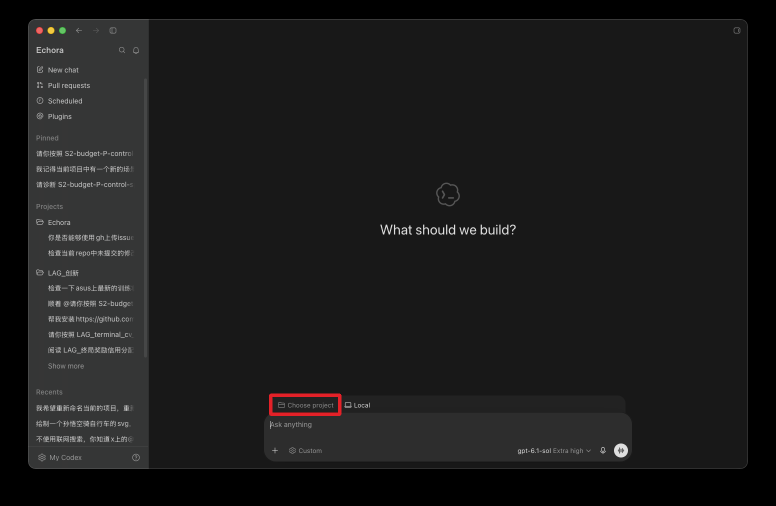
#> input picture artifacts/issue-15/choose-project-unresponsive.png, 1552 x 1012 px (shown at 1/2 size)
$ python -i compare_p0_components.py   (imports and definitions only)
#> lines starting #> are read from the running program, lines starting #| are printed output that depends on the picture
#!/usr/bin/env python3
"""P0 component pixel gate: reference ChatGPT captures vs native GPUI captures.

The reference captures come from the dedicated debug instance at the same
logical viewport (1440x900, DPR 1). The native capture bundle writes Retina
screenshots at 2x, so each pair goes through one documented normalization step
(area-average 2x -> 1x BOX downscale) before fixed component rectangles are
compared. No crop is ever rescaled, translated, or searched to improve a score:
the gate score is always the fixed rectangle, and a best-offset value is
reported next to it purely as diagnostic evidence.

Usage:
    python3 scripts/p0/compare_p0_components.py --output artifacts/p0-stage/diff
"""

from __future__ import annotations

import argparse
import json
from dataclasses import dataclass, field
from pathlib import Path

import numpy as np
from PIL import Image


ROOT = Path(__file__).resolve().parents[2]
THRESHOLD = 99.0
LOGICAL_SIZE = (1440, 900)


@dataclass(frozen=True)
class Case:
    name: str
    theme: str
    reference: Path
    actual: Path
    # Fixed rectangles in logical pixels, taken from the reference DOM
    # measurement for this state (see artifacts/p0-stage/reference/<theme>/
    # measurements.json).
    rects: dict[str, tuple[int, int, int, int]] = field(default_factory=dict)


REFERENCE_DIR = ROOT / "artifacts/p0-stage/reference"
ACTUAL_DIR = ROOT / "artifacts/p0-stage/actual"

# Measured reference rectangles (x, y, width, height) for the states below.
DIALOG_RECT = (460, 198, 520, 102)
FILE_ROW_RECT = (465, 270, 510, 24)
EDIT_FORM_RECT = (333, 77, 734, 100)
EDIT_FORM_RECT_LIST = (333, 254, 734, 100)


def normalize(image: Image.Image) -> Image.Image:
    """One documented 2x -> 1x BOX normalization for Retina captures."""
    if image.size == LOGICAL_SIZE:
        return image.convert("RGB")
    return image.convert("RGB").resize(LOGICAL_SIZE, Image.Resampling.BOX)


def load(path: Path) -> Image.Image:
    return normalize(Image.open(path))
#> in normalize, `return image.convert("RGB").resize(LOGICAL_SIZE, Image.Resampling.BOX)`:
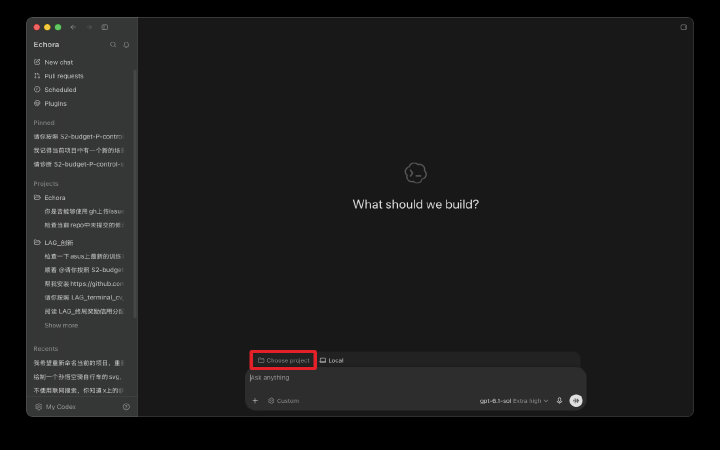
#> returned value: PIL image 1440x900 RGB (shown at 1/2 size); mean R, G, B 26.8, 26.6, 26.6


def score(reference: np.ndarray, actual: np.ndarray) -> float:
    difference = np.abs(reference.astype(np.float32) - actual.astype(np.float32))
    return float(100.0 * (1.0 - difference.mean() / 255.0))


# [57 lines left out: functions best_offset, detect_edit_form, not called in this run]

def crop(image: Image.Image, rect: tuple[int, int, int, int]) -> np.ndarray:
    x, y, width, height = rect
    return np.asarray(image.crop((x, y, x + width, y + height)), dtype=np.uint8)


# [72 lines left out: function main, not called in this run]


# [2 lines not run here, left out]

>>> result = load('../../artifacts/issue-15/choose-project-unresponsive.png')
